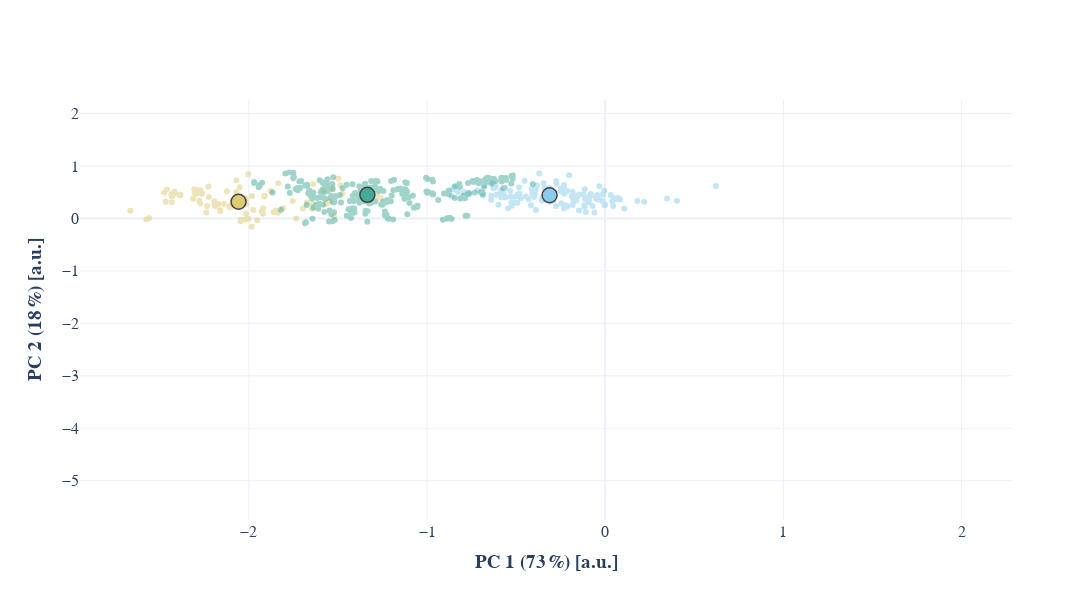

Write notebook code for a chart like this one.
### Code cell
fig = pca_figure(show_malperfused=False)
fig.write_image(settings_species.paper_dir / "malperfused_pca_physiological_base.pdf")
fig

### Figure 1 — Plotly figure (JSON) as saved in the notebook; plotly's stock layout.template omitted (floating-point values rounded to 4 significant figures; data arrays with more than 128 entries replaced by an {"elided": "..."} marker saying what was removed)
{"data": [{"legendgroup": "human", "marker": {"color": "#DDCB76", "symbol": "circle"}, "mode": "markers", "name": "human#physiological", "opacity": 0.5, "type": "scatter", "x": [-1.835, -1.929, -1.919, -1.848, -1.92, -2.074, -2.015, -2.018, -2.015, -1.953, -2.051, -2.069, -2.234, -2.273, -2.189, -2.172, -2.161, -2.434, -2.384, -2.391, -2.424, -2.278, -2.428, -2.385, -2.417, -2.46, -2.003, -2.227, -2.069, -1.982, -1.581, -1.529, -1.485, -1.638, -1.753, -1.477, -2.105, -2.11, -2.096, -2.101, -2.292, -2.307, -2.271, -2.289, -1.498, -2.123, -2.038, -2.018, -2.303, -2.293, -2.263, -2.225, -2.434, -2.432, -2.429, -2.476, -1.563, -1.546, -1.674, -1.643, -1.565, -1.975, -1.734, -1.877, -1.353, -2.312, -2.665, -1.645, -1.808, -2.022, -2.013, -1.522, -1.697, -2.56, -2.575, -1.259, -1.277, -2.002, -1.914, -1.911, -2.161, -1.984, -2.194, -2.467, -2.238, -2.14, -2.193, -2.19, -1.861, -1.836, -2.046, -2.045], "xaxis": "x", "y": [0.6702, 0.1351, 0.1941, 0.1506, 0.08987, 0.415, 0.2812, 0.3468, 0.09569, -0.03612, 0.5949, 0.4965, 0.239, 0.2858, 0.2333, 0.2759, 0.1612, 0.4542, 0.4365, 0.4513, 0.4561, 0.3401, 0.4752, 0.4543, 0.5103, 0.5521, 0.844, 0.6076, 0.7293, 0.4296, 0.5258, 0.5692, 0.6313, 0.6551, 0.3317, 0.4719, 0.2141, 0.2325, 0.226, 0.2439, 0.5377, 0.5516, 0.5317, 0.5489, 0.759, 0.5173, 0.3594, 0.3862, 0.4749, 0.47, 0.4679, 0.4066, 0.3077, 0.4237, 0.428, 0.4898, 0.2928, 0.3276, 0.3026, 0.2765, 0.2801, 0.1616, -0.001652, 0.5204, 0.4539, 0.3759, 0.1486, 0.1816, 0.1935, -0.0237, -0.00736, 0.04347, 0.1891, 0.008463, -0.02184, 0.3825, 0.4218, -0.006014, 0.4194, 0.4311, 0.1408, -0.1569, 0.3269, 0.3164, 0.1112, 0.278, 0.2695, 0.2663, 0.1158, 0.1084, -0.05293, -0.02627], "yaxis": "y"}, {"legendgroup": "human", "marker": {"color": "#DDCB76", "symbol": "star"}, "mode": "markers", "name": "human#malperfused", "opacity": 0, "type": "scatter", "x": [0.1177, 0.1598, 0.04938, 0.04199, 0.03891, 0.01325, 0.006764, -0.9867, -1.069, -1.076, -0.9896, -1.048, -1.019, -1.157, -1.219, -1.161, -1.147, -1.134, -0.6306, -0.671, -0.6238, -0.6794, -0.01732, 0.005126, -0.2888, -0.2342, -0.694, -0.7111, -0.6344, -0.5071, -1.042, -1.16, -1.154, -1.248], "xaxis": "x", "y": [1.786, 1.751, 1.723, 1.775, 1.713, 1.714, 1.605, 1.485, 1.34, 1.493, 1.384, 1.416, 1.468, 0.9363, 0.8018, 0.9263, 0.9522, 0.8998, 0.8162, 0.8413, 0.6211, 0.6286, 1.076, 1.09, 1.137, 1.045, 0.6187, 0.588, 0.6279, 0.4964, 0.9607, 0.6275, 0.7169, 0.8142], "yaxis": "y"}, {"legendgroup": "rat", "marker": {"color": "#89CCED", "symbol": "circle"}, "mode": "markers", "name": "rat#physiological", "opacity": 0.5, "type": "scatter", "x": [-0.7921, -0.8272, -0.527, -0.4167, -0.2286, -0.339, -0.2304, -0.1417, 0.07227, 0.1803, -0.4812, -0.4458, -0.03307, 0.219, -0.01347, 0.04638, 0.04926, 0.03055, -0.4746, -0.2759, -0.09519, -0.1162, -0.1641, 0.04402, -0.395, -0.3188, 0.4022, -0.6809, -0.6224, -0.4132, -0.2507, 0.3472, -0.5697, -0.6316, -0.4833, -0.6107, -0.6395, -0.7145, -0.2374, -0.04305, -0.1533, -0.408, -0.3286, -0.5313, -0.5593, -0.4303, -0.3987, -0.3518, -0.3549, -0.2922, -0.614, -0.504, -0.6, -0.4078, -0.3122, -0.1182, -0.5847, -0.006005, 0.6206, -0.3424, -0.3156, -0.2832, -0.7622, -0.8543, -0.8606, -0.8452, -0.5992, -0.5248, -0.3892, -0.3543, -0.3836, -0.4531, -0.3889, -0.3122, -0.3455, -0.2136, -0.2469, -0.252, -0.05111, 0.03941, -0.04897, -0.6272, -0.4935, -0.3288, -0.4921, -0.5324, -0.6869, -0.1841, -0.03654, -0.08057, -0.1149, 0.08271, -0.09193, -0.01631, -0.08476, -0.187, 0.07596, -0.08834, -0.004386, -0.1219, -0.183, -0.1086, -0.147, -0.07103, -0.06045, -0.1143, -0.2752, -0.37, -0.2744, -0.5834, -0.5732, -0.546, -0.5118, -0.6401, 4.946e-05, -0.1594, -0.1831, -0.1774, 0.1069, -0.2251, -0.2111, -0.2306, -0.2965, -0.2311, -0.2025], "xaxis": "x", "y": [0.5051, 0.5042, 0.3106, 0.2527, 0.469, 0.5766, 0.5558, 0.4557, 0.3901, 0.3305, 0.4685, 0.4189, 0.6118, 0.3177, 0.4573, 0.3906, 0.366, 0.4458, 0.3855, 0.2388, 0.3066, 0.2211, 0.3381, 0.2354, 0.4617, 0.3693, 0.3384, 0.583, 0.6044, 0.5677, 0.5657, 0.3806, 0.4658, 0.6721, 0.5896, 0.4504, 0.4344, 0.5356, 0.492, 0.4468, 0.4426, 0.5153, 0.4404, 0.4146, 0.3997, 0.3684, 0.4072, 0.3542, 0.3484, 0.3382, 0.6079, 0.4157, 0.4569, 0.4604, 0.3245, 0.2512, 0.533, 0.5316, 0.6165, 0.4298, 0.4136, 0.4941, 0.4634, 0.5543, 0.4239, 0.5988, 0.261, 0.2423, 0.1604, 0.3862, 0.6289, 0.7182, 0.5508, 0.5806, 0.6684, 0.5234, 0.2891, 0.5266, 0.3976, 0.3221, 0.3723, 0.5735, 0.2961, 0.4609, 0.4512, 0.5248, 0.4353, 0.4266, 0.3608, 0.4638, 0.5553, 0.3636, 0.3329, 0.3301, 0.4333, 0.4152, 0.3671, 0.4086, 0.2513, 0.4617, 0.5105, 0.1202, 0.1488, 0.2347, 0.1113, 0.3737, 0.7119, 0.8578, 0.6601, 0.4012, 0.4548, 0.1948, 0.3083, 0.3538, 0.2619, 0.4085, 0.2585, 0.3334, 0.1881, 0.2495, 0.232, 0.1944, 0.4647, 0.6357, 0.8211], "yaxis": "y"}, {"legendgroup": "rat", "marker": {"color": "#89CCED", "symbol": "star"}, "mode": "markers", "name": "rat#malperfused", "opacity": 0, "type": "scatter", "x": {"elided": "671 float values"}, "xaxis": "x", "y": {"elided": "671 float values"}, "yaxis": "y"}, {"legendgroup": "rat", "marker": {"color": "#89CCED", "symbol": "triangle-down"}, "mode": "markers", "name": "rat#icg", "opacity": 0, "type": "scatter", "x": {"elided": "363 float values"}, "xaxis": "x", "y": {"elided": "363 float values"}, "yaxis": "y"}, {"legendgroup": "pig", "marker": {"color": "#44AA99", "symbol": "circle"}, "mode": "markers", "name": "pig#physiological", "opacity": 0.5, "type": "scatter", "x": {"elided": "256 float values"}, "xaxis": "x", "y": {"elided": "256 float values"}, "yaxis": "y"}, {"legendgroup": "pig", "marker": {"color": "#44AA99", "symbol": "star"}, "mode": "markers", "name": "pig#malperfused", "opacity": 0, "type": "scatter", "x": {"elided": "298 float values"}, "xaxis": "x", "y": {"elided": "298 float values"}, "yaxis": "y"}, {"legendgroup": "pig", "marker": {"color": "#44AA99", "symbol": "triangle-down"}, "mode": "markers", "name": "pig#icg", "opacity": 0, "type": "scatter", "x": [-0.2881, -1.067, -1.016, -1.019, -0.7691, -0.7979, -0.7683, -1.851, -1.85, -1.853, -1.854, -1.716, -1.67, -1.309, -1.418, -1.415, -1.43, -1.376, -1.476, -1.385, -1.332, -1.347, -1.263, -1.224, -1.157, -1.176, -1.078, -1.084, -1.026, -1.009, -0.9099, -1.98, -1.947, -1.932, -1.933, -1.845, -1.831, -1.934, -1.896, -1.914, -1.877, -1.882, -1.871, -1.891, -1.889, -1.815, -1.813, -1.789, -1.817, -1.55, -1.536, -1.533, -1.488, -1.491, -1.44, -1.673, -1.684, -1.614, -1.65, -1.639, -1.635, -1.302, -1.09, -1.545, -1.559, -1.536, -1.629, -1.725, -1.67, -1.658, -1.449, -1.29, -1.364, -1.324, -1.303, -1.378, -1.192, -1.18], "xaxis": "x", "y": [-1.606, -1.059, -1.091, -1.06, -0.9516, -0.9406, -0.9199, -0.8134, -0.8301, -0.8668, -0.8291, -0.8246, -0.8413, -1.283, -1.222, -1.25, -1.203, -1.095, -1.132, -1.032, -0.964, -0.9942, -0.9683, -0.9581, -0.9201, -0.8975, -0.8926, -0.8484, -0.8252, -0.8466, -0.8582, -0.9838, -0.9202, -0.9428, -0.8572, -0.8284, -0.7913, -0.7332, -0.7315, -0.7057, -0.7305, -0.7067, -0.7078, -0.7229, -0.7233, -0.698, -0.6979, -0.6718, -0.6538, -0.6642, -0.7067, -0.6292, -0.7009, -0.6735, -0.5894, -1.159, -1.135, -1.111, -1.002, -0.9613, -0.9503, -1.213, -1.623, -0.9936, -1.055, -1.015, -1.001, -0.9858, -0.9818, -0.9813, -1.034, -1.005, -0.9636, -0.9456, -0.947, -0.9143, -1.765, -1.689], "yaxis": "y"}, {"legendgroup": "human", "marker": {"color": "#DDCB76", "line": {"width": 1.5}, "size": 15, "symbol": "circle"}, "mode": "markers", "name": "human#physiological", "type": "scatter", "x": [-2.058], "xaxis": "x", "y": [0.3177], "yaxis": "y"}, {"legendgroup": "human", "marker": {"color": "#DDCB76", "line": {"width": 1.5}, "size": 15, "symbol": "star"}, "mode": "markers", "name": "human#malperfused", "opacity": 0, "type": "scatter", "x": [-0.7161], "xaxis": "x", "y": [0.9473], "yaxis": "y"}, {"legendgroup": "rat", "marker": {"color": "#89CCED", "line": {"width": 1.5}, "size": 15, "symbol": "circle"}, "mode": "markers", "name": "rat#physiological", "type": "scatter", "x": [-0.3122], "xaxis": "x", "y": [0.4413], "yaxis": "y"}, {"legendgroup": "rat", "marker": {"color": "#89CCED", "line": {"width": 1.5}, "size": 15, "symbol": "star"}, "mode": "markers", "name": "rat#malperfused", "opacity": 0, "type": "scatter", "x": [1.032], "xaxis": "x", "y": [0.2948], "yaxis": "y"}, {"legendgroup": "rat", "marker": {"color": "#89CCED", "line": {"width": 1.5}, "size": 15, "symbol": "triangle-down"}, "mode": "markers", "name": "rat#icg", "opacity": 0, "type": "scatter", "x": [-0.00833], "xaxis": "x", "y": [-1.813], "yaxis": "y"}, {"legendgroup": "pig", "marker": {"color": "#44AA99", "line": {"width": 1.5}, "size": 15, "symbol": "circle"}, "mode": "markers", "name": "pig#physiological", "type": "scatter", "x": [-1.335], "xaxis": "x", "y": [0.4502], "yaxis": "y"}, {"legendgroup": "pig", "marker": {"color": "#44AA99", "line": {"width": 1.5}, "size": 15, "symbol": "star"}, "mode": "markers", "name": "pig#malperfused", "opacity": 0, "type": "scatter", "x": [-0.04875], "xaxis": "x", "y": [0.7096], "yaxis": "y"}, {"legendgroup": "pig", "marker": {"color": "#44AA99", "line": {"width": 1.5}, "size": 15, "symbol": "triangle-down"}, "mode": "markers", "name": "pig#icg", "opacity": 0, "type": "scatter", "x": [-1.246], "xaxis": "x", "y": [-1.138], "yaxis": "y"}], "layout": {"annotations": [{"arrowcolor": "black", "arrowhead": 2, "arrowwidth": 1.5, "ax": -2.058, "axref": "x", "ay": 0.3177, "ayref": "y", "font": {"size": 20}, "opacity": 0, "showarrow": true, "text": "", "x": -0.7161, "xref": "x", "y": 0.9473, "yref": "y"}, {"arrowcolor": "black", "arrowhead": 2, "arrowwidth": 1.5, "ax": -0.3122, "axref": "x", "ay": 0.4413, "ayref": "y", "font": {"size": 20}, "opacity": 0, "showarrow": true, "text": "", "x": 1.032, "xref": "x", "y": 0.2948, "yref": "y"}, {"arrowcolor": "black", "arrowhead": 2, "arrowwidth": 1.5, "ax": -0.3122, "axref": "x", "ay": 0.4413, "ayref": "y", "font": {"size": 20}, "opacity": 0, "showarrow": true, "text": "", "x": -0.00833, "xref": "x", "y": -1.813, "yref": "y"}, {"arrowcolor": "black", "arrowhead": 2, "arrowwidth": 1.5, "ax": -1.335, "axref": "x", "ay": 0.4502, "ayref": "y", "font": {"size": 20}, "opacity": 0, "showarrow": true, "text": "", "x": -0.04875, "xref": "x", "y": 0.7096, "yref": "y"}, {"arrowcolor": "black", "arrowhead": 2, "arrowwidth": 1.5, "ax": -1.335, "axref": "x", "ay": 0.4502, "ayref": "y", "font": {"size": 20}, "opacity": 0, "showarrow": true, "text": "", "x": -1.246, "xref": "x", "y": -1.138, "yref": "y"}], "font": {"family": "Libertinus Sans", "size": 16}, "height": 600, "showlegend": false, "width": 1200, "xaxis": {"anchor": "y", "domain": [0, 1], "title": {"text": "<b>PC 1 (73 %) [a.u.]</b>"}}, "yaxis": {"anchor": "x", "domain": [0, 1], "title": {"text": "<b>PC 2 (18 %) [a.u.]</b>"}}}}
